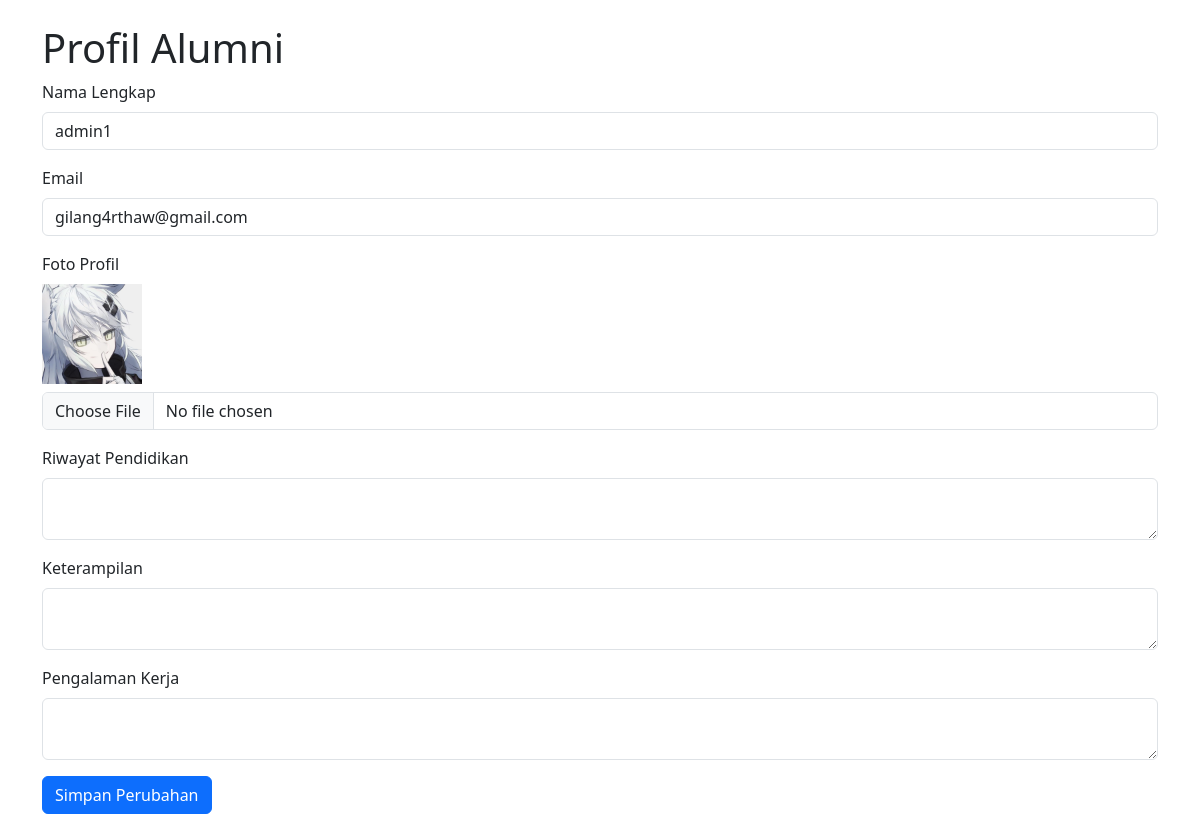
/alumni/profile.php (signed in), run on the app's committed database.
### tables this page shows
CREATE TABLE `users` (
  `id` int(11) NOT NULL,
  `username` varchar(50) NOT NULL,
  `password` varchar(255) NOT NULL,
  `email` varchar(100) DEFAULT NULL,
  `created_at` timestamp NULL DEFAULT current_timestamp(),
  `profile_picture` varchar(255) DEFAULT 'default.png',
  `bio` text DEFAULT NULL,
  `role` enum('user','admin','employer') NOT NULL DEFAULT 'user',
  `status` enum('free','blocked') NOT NULL
);

### alumni/profile.php (the view, shortened to what this page needs)
<?php
include '../includes/db.php';
$user_id = $_SESSION['user_id'];
$sql = "SELECT * FROM users WHERE id='$user_id'";
$result = $conn->query($sql);
if ($result && $result->num_rows > 0) {
    $user = $result->fetch_assoc();
} else {
    echo "User not found.";
    exit();
}
?>
<!DOCTYPE html>
<html lang="id">
<head>
    <link href="https://cdn.jsdelivr.net/npm/bootstrap@5.3.0/dist/css/bootstrap.min.css" rel="stylesheet">
</head>
<body>
<div class="container mt-4">
    <h1>Profil Alumni</h1>
    <form method="POST" enctype="multipart/form-data">
        <div class="mb-3">
            <label for="username" class="form-label">Nama Lengkap</label>
            <input type="text" class="form-control" name="username" value="<?php echo htmlspecialchars($user['username']); ?>">
        </div>
        <div class="mb-3">
            <label for="email" class="form-label">Email</label>
            <input type="email" class="form-control" name="email" value="<?php echo htmlspecialchars($user['email']); ?>">
        </div>
        <div class="mb-3">
            <label for="profile_picture" class="form-label">Foto Profil</label><br>
            <img src="uploads/<?php echo htmlspecialchars($user['profile_picture']); ?>" alt="Profile Picture" width="100" class="mb-2"><br>
            <input type="file" class="form-control" name="profile_picture">
        </div>
        <div class="mb-3">
            <label for="education" class="form-label">Riwayat Pendidikan</label>
            <textarea class="form-control" name="education"><?php echo htmlspecialchars($user['education']); ?></textarea>
        </div>
        <div class="mb-3">
            <label for="skills" class="form-label">Keterampilan</label>
            <textarea class="form-control" name="skills"><?php echo htmlspecialchars($user['skills']); ?></textarea>
        </div>
        <div class="mb-3">
            <label for="experience" class="form-label">Pengalaman Kerja</label>
            <textarea class="form-control" name="experience"><?php echo htmlspecialchars($user['experience']); ?></textarea>
        </div>
        <button type="submit" class="btn btn-primary">Simpan Perubahan</button>
    </form>
</div>
</body>
</html>

### data on the page
users: username "admin1", email "gilang4rthaw@gmail.com", profile_picture (picture)
